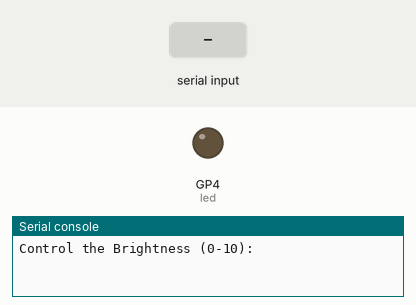
This program was run on a simulated Raspberry Pi Pico running MicroPython. On the bench: output pins drawn as LEDs (lit = HIGH), the last lines printed to the serial console. The test bench sets the inputs (shaded band).

Above: at 1.2 s.
1.3 s: "5" typed at the serial console, then Enter
At 1.9 s:
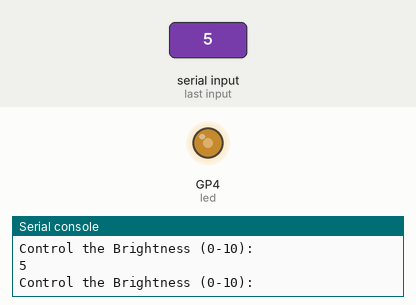
2.8 s: "90" typed at the serial console, then Enter
At 3.1 s:
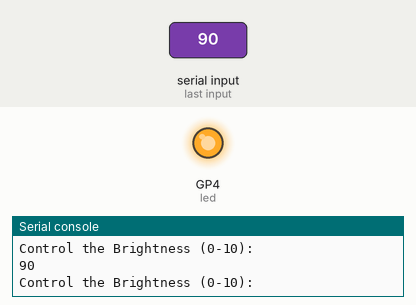
4.3 s: "1" typed at the serial console, then Enter
At 5.4 s:
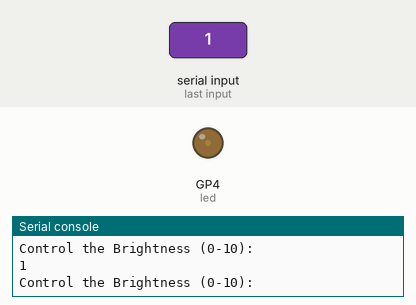
5.8 s: "200" typed at the serial console, then Enter
At 6.6 s:
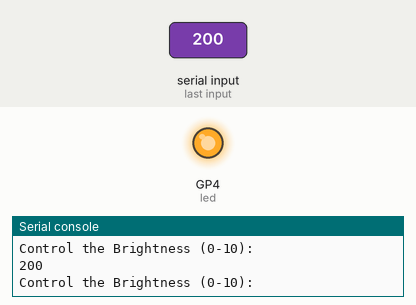
Timing chart, 0 to 8.3 s (numbered marks = the images above; inputs shaded):
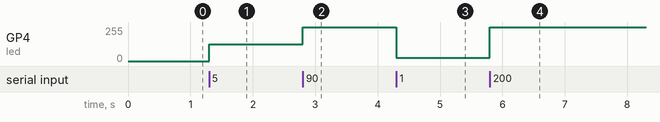

Measured:
- after the input at 1.3 s, GP4 (led): 0/255 → 127/255 at once
- after the input at 2.8 s, GP4 (led): 127/255 → 255/255 at once
- after the input at 4.3 s, GP4 (led): 255/255 → 25/255 at once
- after the input at 5.8 s, GP4 (led): 25/255 → 255/255 at once

The program:

lab2_jh5185_bk3038_yf2768_check1_TASK1.py
```python
#Task 1: Controlling the brightness using PWM Library
from machine import Pin,PWM
Pin(4, Pin.OUT).value(0)
#LED variable declaration description:
#   Pin(4) means that it is connected to GPIO A5
#   freq = 1000 controls how fast the signals are going to A5
led = PWM(Pin(4), freq = 1000)
#   Duty Cycle controls how much of the wave is on HIGH and
#   how much is LOW, this controls the Average Voltage in.
#   In this case, it controls the LED's Brightness.
dCycleLevel = 65535//10 #we will be making 10 levels of brightness.
brightness = 1
# While loop for the main body.
while True:
    # Since input is not assumed to be an integer, we cast.
    try:
        brightness = int(input("Control the Brightness (0-10): "))
    except:
        #if not an integer, we get out of the loop. simple exit.
        print("Not a number! Goodbye!\n")
        break
    #we control duty cycle this way.
    dCycle = dCycleLevel*brightness
    led.duty_u16(dCycle)
```
